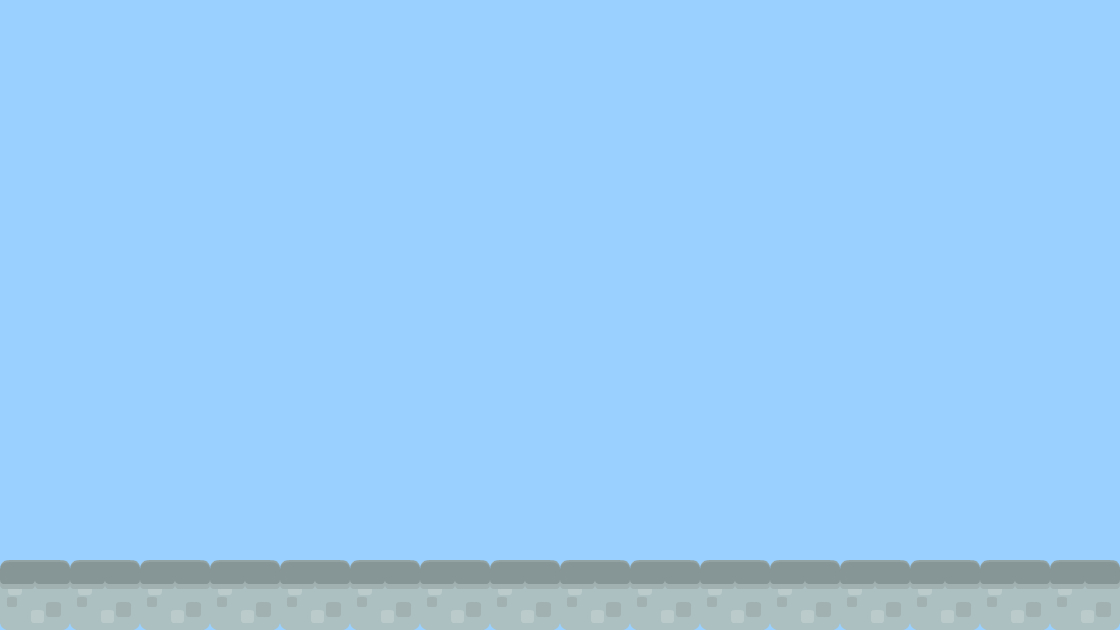

Below is a game level as drawn by its tile map, then a one-line description and the .tmx that defines it (tile-layer data replaced by summaries):
An orthogonal 16x9 tile map with 70x70 px tiles, 1 tile layer (Background1), 2 tilesets.

<map version="1.0" orientation="orthogonal" renderorder="right-down" width="16" height="9" tilewidth="70" tileheight="70" backgroundcolor="#99d0ff">
 <tileset firstgid="1" name="background-tiles" tilewidth="70" tileheight="70">
  <image source="data/img/background-tiles.png" width="910" height="910" />
 </tileset>
 <tileset firstgid="170" name="meta-tiles" tilewidth="70" tileheight="70">
  <image source="data/img/meta-tiles.png" width="350" height="70" />
 </tileset>
 <layer name="Background1" width="16" height="9">
  <data>[144 cells, 16 non-empty, 1 distinct tile ids]</data>
 </layer>
</map>
